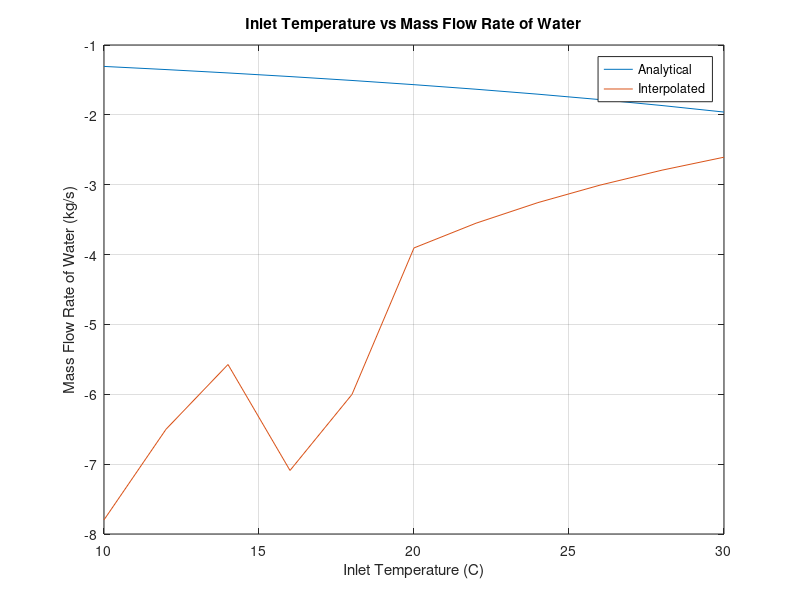

This chart was generated by the following MATLAB code:
% Name: Omar Ebrahim
% Student ID: 110076575
% Email: ebrahimo@uwindsor.ca
clear; clc;

% This section defines variables for ethylene glycol
c_p_glycol = 2.56; % Defining cp to 2.56 kJ/kg*C
m_dot_glycol = 3.2; % Defining flow rate of 3.2 kg/s
T_in_glycol = 80; % Defining inlet temperature to 80C
T_out_glycol = 40; % Defining outlet temperature to 40C
h_glycol = c_p_glycol * (T_out_glycol - T_in_glycol); % Calculating enthalpy of glycol

% This section defines variables for water
c_p_water = 4.18; % Defining cp to 4.18 kJ/kg*C
T_water_10 = 10; % Defining water temperature at 10C
T_water_15 = 15; % Defining water temperature at 15C
T_water_20 = 20; % Defining water temperature at 20C
T_water_25 = 25; % Defining water temperature at 25C
T_water_30 = 30; % Defining water temperature at 30C
interval = 2; % Defining interval to 2C
% Defining inlet temperature from 10C to 30C in increments of 2C
T_in_water = T_water_10:interval:T_water_30;
T_out_water = 70; % Defining outlet temperature to 70C

% 1) Solving for enthalpy (h) for water analytically
% Solving for enthalpy (h) using h = cp*deltaT = cp(T_out - T_in)
counter = 0; % Intialize counter for the for loop
h_water_analytical = zeros(1); % Intialize results matrix for the for loop
for T_water_analytical = T_in_water
  counter = counter + 1; % Add counter with 1
  h = c_p_water * (T_out_water - T_water_analytical);
  h_water_analytical(counter) = h; % Setting enthalpy value to a matrix
end

% 2) Solving for saturated liquid water enthalpy (h_R) using interpolation
h_R_10 = 42.022; % Enthalpy values for Temperature 10C
h_R_15 = 62.982; % Enthalpy values for Temperature 15C
h_R_20 = 83.915; % Enthalpy values for Temperature 20C
h_R_25 = 104.83; % Enthalpy values for Temperature 25C
h_R_30 = 125.74; % Enthalpy values for Temperature 30C
counter = 0; % Intialize counter for the for loop
h_R_water = zeros(1); % Intialize results matrix for the for loop

% This for loop calculates the interpolated enthalphy values of water
for T_water_interpolated = T_in_water
  counter = counter + 1; % Add counter with 1

  if T_water_interpolated == 10 % If temperature is 10C
    h = h_R_10; % Set enthalpy value to 42.022
    h_R_water(counter) = h; % Setting enthalpy value to a matrix
    continue % Skip to next iteration
  end

  % If temperature is between 10C and 15C
  if 10 < T_water_interpolated && T_water_interpolated < 15
    % Calculating temperature interpolation factor from (mid - low)/(high - low)
    T_interpolation_factor = (T_water_interpolated - T_water_10) ...
                             /(T_water_15 - T_water_10);
    % Interpolating for the enthalpy value (h)
    h = (h_R_15 - h_R_10) * T_interpolation_factor + h_R_10;
    h_R_water(counter) = h; % Setting interpolated value to a matrix
    continue % Skip to next iteration
  end

  % if temperature is between 15C and 20C
  if 15 < T_water_interpolated && T_water_interpolated < 20 % If temperature is 15C
    % Calculating temperature interpolation factor from (mid - low)/(high - low)
    T_interpolation_factor = (T_water_interpolated - T_water_15) ...
                             /(T_water_20 - T_water_15);
    % Interpolating for the enthalpy value (h)
    h = (h_R_15 - h_R_10) * T_interpolation_factor + h_R_10;
    h_R_water(counter) = h; % Setting interpolated value to a matrix
    continue % Skip to next iteration
  end

  if T_water_interpolated == 20 % If temperature is 20C
    h = h_R_20; % Set enthalpy value to 83.915
    h_R_water(counter) = h; % Setting enthalpy value to a matrix
    continue % Skip to next iteration
  end

  % if temperature is between 20C and 25C
  if 20 < T_water_interpolated && T_water_interpolated < 25 % If temperature is 15C
    % Calculating temperature interpolation factor from (mid - low)/(high - low)
    T_interpolation_factor = (T_water_interpolated - T_water_20) ...
                             /(T_water_25 - T_water_20);
    % Interpolating for the enthalpy value (h)
    h = (h_R_25 - h_R_20) * T_interpolation_factor + h_R_20;
    h_R_water(counter) = h; % Setting interpolated value to a matrix
    continue % Skip to next iteration
  end

  % if temperature is between 25C and 30C
   if 25 < T_water_interpolated && T_water_interpolated < 30 % If temperature is 15C
    % Calculating temperature interpolation factor from (mid - low)/(high - low)
    T_interpolation_factor = (T_water_interpolated - T_water_25) ...
                             /(T_water_30 - T_water_25);
    % Interpolating for the enthalpy value (h)
    h = (h_R_30 - h_R_25) * T_interpolation_factor + h_R_25;
    h_R_water(counter) = h; % Setting interpolated value to a matrix
    continue % Skip to next iteration
  end


  if T_water_interpolated == 30 % If temperature is 30C
    h = h_R_30; % Set enthalpy value to 125.74
    h_R_water(counter) = h; % Setting enthalpy value to a matrix
    continue % Skip to next iteration
  end
end

% Calculating the mass flow rate of water from analytical enthalpy
m_dot_water_analytical = m_dot_glycol * h_glycol ./ h_water_analytical;
% Calculating the mass flow rate of water from interpolated enthalpy
m_dot_water_interpolated = m_dot_glycol * h_glycol ./ h_R_water;

% Plotting inlet temperature vs mass flow rate of water
plot(T_in_water, m_dot_water_analytical); % Plotting analytical values
hold on; % Hold on to plot the next graph
plot(T_in_water, m_dot_water_interpolated); % Plotting interpolated values
hold off; % Turn off hold
title('Inlet Temperature vs Mass Flow Rate of Water'); % Setting title
xlabel('Inlet Temperature (C)'); % Setting x-axis label
ylabel('Mass Flow Rate of Water (kg/s)'); % Setting y-axis label
legend('Analytical', 'Interpolated'); % Setting legend
grid on; % Turning on grid
